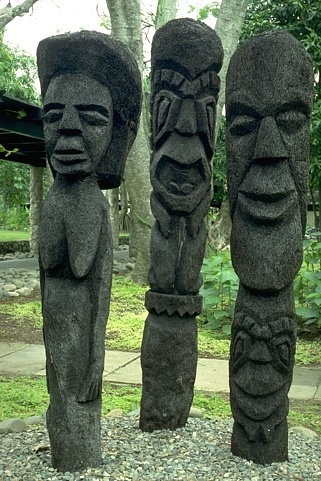
#> input picture BSDS300/images/test/101085.jpg, 321 x 481 px, given in place of 8049.jpg, which was not available
$ python test_multiple.py   (older library calls are emulated)
#> lines starting #> are read from the running program, lines starting #| are printed output that depends on the picture; after the words box and inside, x2 and y2 are one past the last pixel; in counts of white or black regions, pixels touching at a corner belong together; pictures that were not available may be replaced by others from this repository, and a replacement may not be noted
### labelutil.py
import cv2
import numpy as np

def get_random_color():
    """Generate a random color in BGR format."""
    b = np.random.randint(0, 256)
    g = np.random.randint(0, 256)
    r = np.random.randint(0, 256)
    return (b, g, r)

def get_colored_labels(input_labels):
    """Assign random colors to labeled segments, with label 0 remaining black."""
    labels = input_labels.astype(np.int32)
    max_label = np.max(labels)

    # Initialize output image with black background
    label_image = np.zeros((labels.shape[0], labels.shape[1], 3), dtype=np.uint8)

    for label in range(1, int(max_label) + 1):
        mask = (labels == label)
        label_image[mask] = get_random_color()

    return label_image

def get_colored_labels_with_image(input_labels, input_image):
    """Assign mean color of corresponding regions in input_image to labeled segments."""
    labels = input_labels.astype(np.int32)
    image = input_image.copy()
    max_label = np.max(labels)

    # Initialize output image with black background
    label_image = np.zeros_like(image, dtype=np.uint8)

    for label in range(1, max_label + 1):
        mask = (labels == label)
        mean_color = cv2.mean(image, mask=mask.astype(np.uint8))[:3]  # Extract BGR mean values
        label_image[mask] = mean_color

    return label_image

# Load an example image
image = cv2.imread("BSDS300/images/train/8049.jpg")  # Replace with your actual image path
#> image is the input picture: shape (481, 321, 3); mean B, G, R 80.9, 102.6, 87.8

# Generate random labels (for testing purposes)
labels = np.random.randint(0, 5, size=(image.shape[0], image.shape[1]), dtype=np.int32)

# Get the colorized segmentation image
colored_labels = get_colored_labels_with_image(labels, image)
#> in get_colored_labels_with_image, `labels = input_labels.astype(np.int32)`:
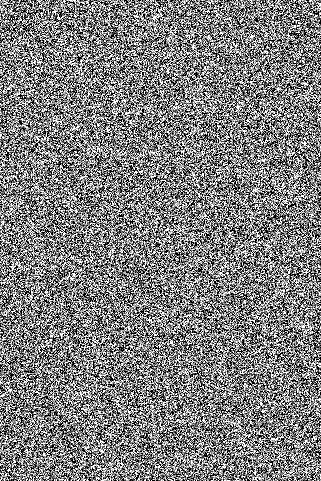
#> labels: shape (481, 321) int32; min 0, max 4, mean 2.01; drawn with min black and max white
#> in get_colored_labels_with_image, `max_label = np.max(labels)`: max_label = 4
#> the loop in get_colored_labels_with_image, `for label in range(1, max_label + 1):` made 4 passes
#> mean_color on passes 1 to 4: (81.46, 103.3, 88.52), (80.47, 101.9, 87.19), (80.92, 102.8, 87.91), (80.89, 102.2, 87.54)
#> pass 1, in get_colored_labels_with_image, `mask = (labels == label)`:
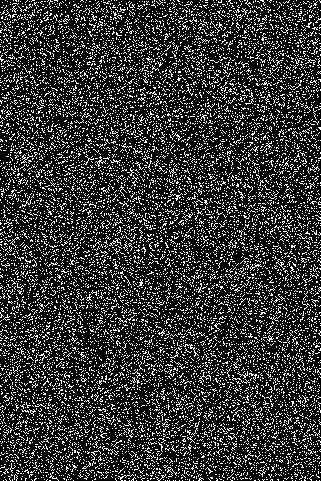
#> mask: shape (481, 321) bool; 20% white in thin lines or dots

# Display results
cv2.imshow("Original Image", image)
cv2.imshow("Colored Labels", colored_labels)
cv2.waitKey(0)
cv2.destroyAllWindows()

### hhts.py
import cv2
import numpy as np
from typing import List, Optional
from bisect import bisect_right

RGB, HSV, LAB = 1, 2, 4  # Define channel flags

class ColorChannel:
    RGB = 1
    HSV = 2
    LAB = 4

def get_channels(image, color_channels, apply_blur=False):
    channels = []
    blur_size = (3, 3)

    if color_channels & ColorChannel.RGB:
        img = image.copy()
        if apply_blur:
            img = cv2.GaussianBlur(img, blur_size, 0)
        b, g, r = cv2.split(img)
        channels.extend([r, g, b])  # OpenCV uses BGR format by default

    if color_channels & HSV:
        img = cv2.cvtColor(image, cv2.COLOR_BGR2HSV)
        if apply_blur:
            img = cv2.GaussianBlur(img, blur_size, 0)
        h, s, v = cv2.split(img)
        channels.extend([h, s, v])

    if color_channels & LAB:
        img = cv2.cvtColor(image, cv2.COLOR_BGR2Lab)
        if apply_blur:
            img = cv2.GaussianBlur(img, blur_size, 0)
        l, a, b = cv2.split(img)
        channels.extend([l, a, b])

    return channels

class split_params:
    def __init__(self, superpixels= None, split_threshold = 0.0,
                 histogram_bins = 16, min_segment_size = 64):
        self.superpixels = superpixels if superpixels is not None else []
        self.split_threshold = split_threshold
        self.histogram_bins = histogram_bins
        self.min_segment_size = min_segment_size

class ChannelInfo:
    def __init__(self, channel, mask, size):
        self.min = int(np.min(channel[mask > 0]))
        self.max = int(np.max(channel[mask > 0]))
        self.width = self.max - self.min

        if self.width < 2:
            self.split_criteria = -1.0
            return

        mean, stddev = cv2.meanStdDev(channel, mask=mask.astype(np.uint8))
        self.split_criteria = (stddev[0, 0] * size * size)

class Label:
    def __init__(self, channels, input_mask, label_size, label_id, split_params):
        self.id = label_id
        self.label_size = label_size
        self.mask = input_mask.copy()
        self.child_min_size = split_params.min_segment_size
        self.label_split_criteria = -1.0
        self.label_split_channel = -1
        self.channel_infos = []

        if not self.is_size_splittable():
            return

        for i, channel in enumerate(channels):
            channel_info = ChannelInfo(channel, self.mask, label_size)
            self.channel_infos.append(channel_info)

            if channel_info.split_criteria > self.label_split_criteria:
                self.label_split_criteria = channel_info.split_criteria
                self.label_split_channel = i

    def is_size_splittable(self):
        return self.label_size/2 >= self.child_min_size

    def is_splittable(self, split_threshold):
        return self.label_split_criteria > split_threshold and self.is_size_splittable()

    def interrupt_split(self, labels, splittable_labels, split_params):
        # Invalidate current label split channel
        self.channel_infos[self.label_split_channel].split_criteria = -1.0

        # Find new best split channel
        self.label_split_criteria = -1.0
        self.label_split_channel = -1
        for i, channel_info in enumerate(self.channel_infos):
            if channel_info.split_criteria > self.label_split_criteria:
                self.label_split_criteria = channel_info.split_criteria
                self.label_split_channel = i

        # Check if the label can still be split
        if self.is_splittable(split_params.split_threshold):
            # Create a list of keys from splittable_labels
            keys = [l.label_split_criteria for l in splittable_labels]

            # Determine the insertion index using the float value of self.label_split_criteria
            index = bisect_right(keys, self.label_split_criteria)

            # Insert self into splittable_labels at the correct position
            splittable_labels.insert(index, self)
        else:
            self.mask = None  # Equivalent to mask.release() in C++

    def split(self, channels, labels, image_size, next_label, splittable_labels, split_params):
        channel = channels[self.label_split_channel]

        # Get threshold value
        threshold_value = get_channel_threshold(channel, self.channel_infos[self.label_split_channel], self.mask, split_params)

        # Prepare masks
        raw_flood_areas = np.zeros(image_size, dtype=np.uint8)
        flood_seeds = []

        # --LOW INTENSITY REGION--
        low_mask = cv2.threshold(channel, threshold_value, 1, cv2.THRESH_BINARY_INV)[1]
        low_mask = cv2.bitwise_and(low_mask, self.mask.astype(np.uint8))

        # Connected components analysis
        CCL_Type = cv2.CCL_DEFAULT
        num_labels, cc_labels, cc_stats, cc_centroids = cv2.connectedComponentsWithStats(low_mask, 4, cv2.CV_32S)
        has_low_labels = False
        flood_seeds = []
        low_mask = None  # Release mask

        for cc_label in range(1, num_labels):
            area = cc_stats[cc_label, cv2.CC_STAT_AREA]
            if area < self.child_min_size:
                raw_flood_areas[cc_labels == cc_label] = 3
                continue

            left = cc_stats[cc_label, cv2.CC_STAT_LEFT]
            top = cc_stats[cc_label, cv2.CC_STAT_TOP]
            width = cc_stats[cc_label, cv2.CC_STAT_WIDTH]
            height = cc_stats[cc_label, cv2.CC_STAT_HEIGHT]

            flood_seed = None
            # Find the first valid pixel in the component
            for dx in range(width):
                for dy in range(height):
                    if cc_labels[top + dy, left + dx] == cc_label:
                        flood_seed = (left + dx, top + dy)
                        break
                if flood_seed:
                    break

            raw_flood_areas[cc_labels == cc_label] = 2
            flood_seeds.append(flood_seed)
            has_low_labels = True

        if not has_low_labels:
            return self.interrupt_split(labels, splittable_labels, split_params)

        # --HIGH INTENSITY REGION--
        high_mask = cv2.threshold(channel, threshold_value, 1, cv2.THRESH_BINARY)[1]
        high_mask = cv2.bitwise_and(high_mask, self.mask.astype(np.uint8))

        num_labels, cc_labels, cc_stats, cc_centroids = cv2.connectedComponentsWithStats(high_mask, 4, cv2.CV_32S)
        has_high_labels = False
        flood_seeds = []
        high_mask = None  # Release mask

        for cc_label in range(1, num_labels):
            area = cc_stats[cc_label, cv2.CC_STAT_AREA]
            if area < self.child_min_size:
                raw_flood_areas[cc_labels == cc_label] = 3
                continue

            left = cc_stats[cc_label, cv2.CC_STAT_LEFT]
            top = cc_stats[cc_label, cv2.CC_STAT_TOP]
            width = cc_stats[cc_label, cv2.CC_STAT_WIDTH]
            height = cc_stats[cc_label, cv2.CC_STAT_HEIGHT]

            flood_seed = None
            # Find the first valid pixel in the component
            for dx in range(width):
                for dy in range(height):
                    if cc_labels[top + dy, left + dx] == cc_label:
                        flood_seed = (left + dx, top + dy)
                        break
                if flood_seed:
                    break

            raw_flood_areas[cc_labels == cc_label] = 4
            flood_seeds.append(flood_seed)
            has_high_labels = True

        if not has_high_labels:
            return self.interrupt_split(labels, splittable_labels, split_params)

        self.mask = None  # Release mask

        # --Flood Filling--
        flooded_first = False
        for seed in flood_seeds:
            y, x = seed  # Unpack the seed coordinates

            # Ensure y and x are within valid range
            if not (0 <= y < raw_flood_areas.shape[0] and 0 <= x < raw_flood_areas.shape[1]):
                # print(f"Skipping out-of-bounds seed: {seed}")
                continue  # Skip invalid coordinates

            if raw_flood_areas[y, x] == 0:
                continue  # Already merged

            flood_size, _, _, _ = cv2.floodFill(raw_flood_areas, None, seed, 6, 1, 1, cv2.FLOODFILL_FIXED_RANGE)
            flood_mask = (raw_flood_areas == 6)
            raw_flood_areas[flood_mask] = 0

            # Create child label
            child_label_id = next_label if flooded_first else self.id
            child_label = Label(channels, flood_mask, flood_size, child_label_id, split_params)

            if flooded_first:
                labels[flood_mask] = child_label_id

            if child_label.is_splittable(split_params.split_threshold):
                splittable_labels.append(child_label)
                splittable_labels.sort(key=lambda lbl: lbl.label_split_criteria, reverse=True)  # Maintain sorted order

            flooded_first = True


def histogram_bin_to_threshold(bin_value, channel_bins, min_val, max_val):
    threshold = min_val + 0.5 * (((max_val - min_val + 1) * (2 * bin_value + 1) / channel_bins) - 1)
    return int(threshold)

def get_channel_threshold(channel, channel_info, mask, split_params):
    channel_bins = min(split_params.histogram_bins, channel_info.width)
    hist_range = [float(channel_info.min), float(channel_info.max) + 1]

    hist = cv2.calcHist([channel], [0], mask.astype(np.uint8), [channel_bins], hist_range)
    hist = hist.T

    # Apply Laplacian filter to histogram to enhance edges
    kernel = np.array([[1, -2, 1]], dtype=np.float32)  # 1D Laplacian
    response_hist = cv2.filter2D(hist, -1, kernel, borderType=cv2.BORDER_REPLICATE)

    # Compute weights for balanced partitions
    balanced_weights = np.zeros(hist.shape, dtype=np.float32)
    balanced_weights[0, 0] = hist[0, 0]

    for b in range(1, balanced_weights.shape[1]):
        balanced_weights[0, b] = balanced_weights[0, b - 1] + hist[0, b]

    max_weight = balanced_weights[0, -1]
    mean_weight = max_weight / 2

    for b in range(balanced_weights.shape[1]):
        value = balanced_weights[0, b]
        weight = 1 / (pow((mean_weight - value) / mean_weight * 2.0, 4) + 1)
        balanced_weights[0, b] = weight

    # Apply weights to response histogram
    response_hist *= balanced_weights

    # Find threshold bin
    threshold_bin = np.argmax(response_hist)
    thresdholdValue = histogram_bin_to_threshold(threshold_bin, channel_bins, channel_info.min, channel_info.max)
    return thresdholdValue

def hhts(image, labels, superpixels, split_threshold, histogram_bins, min_segment_size, color_channels, apply_blur, pre_labels=None):
    size = image.shape[:2]
    channels = get_channels(image, color_channels, apply_blur)

    split_params_obj = split_params(
        superpixels=[superpixels],
        split_threshold=split_threshold,
        histogram_bins=histogram_bins,
        min_segment_size=min_segment_size
    )
    # labels = np.zeros(size, dtype=np.int32)
    splittable_labels = []
    next_label = 1
    # print(split_params_obj.superpixels)

    if pre_labels is None:
        pre_labels = np.ones(size, dtype=np.int32)

    while True:
        max_val = np.max(pre_labels)
        if max_val == 0:
            break  # Processed all pre-labels

        pre_label_pre_id = int(max_val)
        pre_label_id = next_label
        next_label += 1

        pre_label_mask = (pre_labels == pre_label_pre_id).astype(np.uint8)
        pre_labels[pre_label_mask == 1] = 0
        pre_label_size = np.count_nonzero(pre_label_mask)

        pre_label = Label(channels, pre_label_mask, pre_label_size, pre_label_id, split_params_obj)
        labels[pre_label_mask == 1] = pre_label_id

        if pre_label.is_splittable(split_params_obj.split_threshold):
            splittable_labels.append(pre_label)

    output_labels = []
    label_counts = []

    # Sorting function (lower_bound equivalent in Python)
    splittable_labels.sort(key=lambda lbl: lbl.label_split_criteria, reverse=True)
    # Main splitting loop
    while (len(split_params_obj.superpixels) > 0 or split_params_obj.superpixels[0] < 0) and len(splittable_labels) > 0:
        worst_label = splittable_labels.pop(0)
        worst_label.split(channels, labels, size, next_label, splittable_labels, split_params_obj)

        # Check for label output
        while len(split_params_obj.superpixels) > 0 and split_params_obj.superpixels[0] >= 0 and next_label > split_params_obj.superpixels[0]:
            split_params_obj.superpixels.pop(0)

            output_labels.append(labels.copy())  # Store segmentation results
            label_counts.append(next_label)

    # Add remaining segmentation levels
    while len(split_params_obj.superpixels) > 0:
        split_params_obj.superpixels.pop(0)

        output_labels.append(labels.copy())
        label_counts.append(next_label)

    return label_counts, output_labels

### test_multiple.py
import os
import cv2
import numpy as np
import time
from hhts import hhts, ColorChannel
from labelutil import get_colored_labels, get_colored_labels_with_image

def test_multiple_images(input_folder, output_folder, num_images=200):
    """
    Process the first `num_images` images in `input_folder` using HHTS segmentation
    and save the results to `output_folder`. Also computes total and average execution time.

    :param input_folder: Path to the folder containing images.
    :param output_folder: Path to the folder where results will be saved.
    :param num_images: Number of images to process (default: 50).
    """
    sp_count = 500
    min_detail_size = 32

    # Ensure output folder exists
    os.makedirs(output_folder, exist_ok=True)

    # Get list of image files
    image_files = sorted([f for f in os.listdir(input_folder) if f.endswith(('.jpg', '.png', '.jpeg'))])[:num_images]

    total_time = 0  # Track total execution time
    num_processed = 0  # Track number of successfully processed images

    for idx, image_name in enumerate(image_files):
        image_path = os.path.join(input_folder, image_name)
        image = cv2.imread(image_path, cv2.IMREAD_COLOR)

        if image is None:
            print(f"Error: Could not load {image_name}. Skipping...")
            continue

        # Initialize labels matrix
        labels = np.zeros((image.shape[0], image.shape[1]), dtype=np.int32)

        # Measure execution time for this image
        start_time = time.time()

        # Perform HHTS segmentation
        label_count = hhts(
            image,
            labels,
            sp_count,
            split_threshold=0,
            histogram_bins=64,
            min_segment_size=min_detail_size,
            color_channels=ColorChannel.RGB | ColorChannel.LAB | ColorChannel.HSV,
            apply_blur=False,
            pre_labels=None,
        )

        elapsed_time = time.time() - start_time
        total_time += elapsed_time
        num_processed += 1

        # print(f"[{idx+1}/{len(image_files)}] Processed {image_name} in {elapsed_time:.4f} seconds")

        # Generate colored label images
        mean_labels = get_colored_labels_with_image(labels, image)
        random_labels = get_colored_labels(labels)

        # Save results
        cv2.imwrite(os.path.join(output_folder, f"{image_name}_MeanLabels.jpg"), mean_labels)
        cv2.imwrite(os.path.join(output_folder, f"{image_name}_RandomLabels.jpg"), random_labels)

    # Compute total and average time
    if num_processed > 0:
        average_time = total_time / num_processed
        print(f"\nTotal processing time: {total_time:.4f} seconds")
        print(f"Average time per image: {average_time:.4f} seconds")
    else:
        print("\nNo images were processed.")

    print(f"Processing complete! Results saved in '{output_folder}'.")

# Example usage:
input_folder = "BSDS300/images/test"
output_folder = "BSDS300/results/test"
test_multiple_images(input_folder, output_folder, num_images=100)
#> in get_channels, `img = cv2.cvtColor(image, cv2.COLOR_BGR2HSV)`: img: shape (481, 321, 3); mean H, S, V 59.3, 69.5, 102.9
#> in get_channels, `img = cv2.cvtColor(image, cv2.COLOR_BGR2Lab)`: img: shape (481, 321, 3); mean of channels 0, 1, 2 103.2, 118.4, 137.8
#> in get_channels, `l, a, b = cv2.split(img)`:
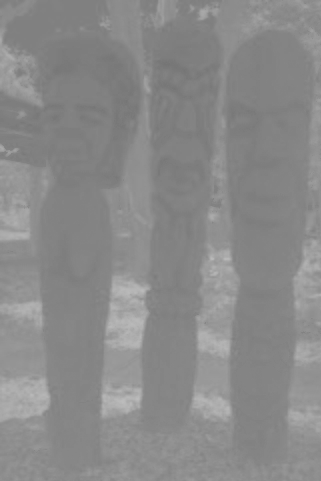
#> b: shape (481, 321); min 117, max 188, mean 137.8
#> in hhts, `channels = get_channels(image, color_channels, apply_blur)`: channels = 9 items
#> the loop in hhts, `while True:` made 2 passes
#> pre_label_size on pass 1: 154401
#> max_val on pass 2: 0
#> after the loop in hhts, `while True:`: labels: shape (481, 321) int32; every value is 1
#> after the loop in hhts, `while True:`: pre_labels: shape (481, 321) int32; every value is 0
#> after the loop in hhts, `while True:`: next_label = 2; splittable_labels = 1 item
#> the loop in hhts, `while (len(split_params_obj.superpixels) > 0 or split_params_obj.super..` made 32 passes
#> threshold_value in split on passes 1 to 3: 249, 3, 33
#> pass 1, in split, `low_mask = cv2.threshold(channel, threshold_value, 1, cv2.THRESH_BINAR..`:
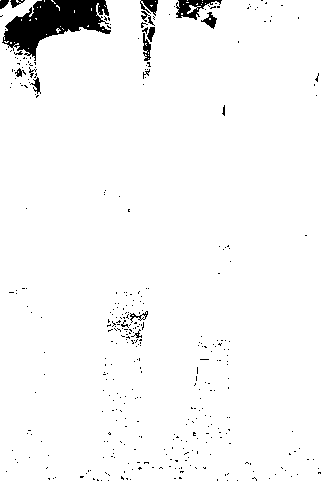
#> low_mask: shape (481, 321); values 0 (black) and 1 (white), 96.5% white; 366 black regions (349 under 20 px), largest, box (x1, y1, x2, y2) and area: (2, 0, 111, 61) 3258, (176, 0, 222, 20) 413, (140, 0, 158, 16) 168
#> pass 1, in split, `num_labels, cc_labels, cc_stats, cc_centroids = cv2.connectedComponent..`:
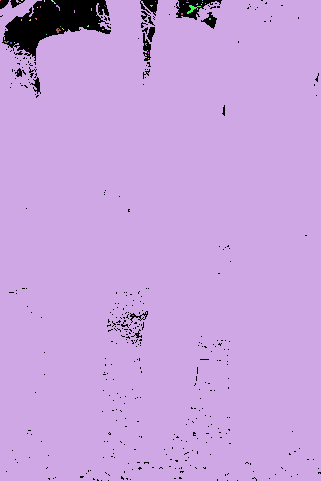
#> cc_labels: shape (481, 321) int32; 47 distinct labels, from 0 to 46; one colour per label, 0 black
#> pass 1, in split, `num_labels, cc_labels, cc_stats, cc_centroids = cv2.connectedComponent..`:
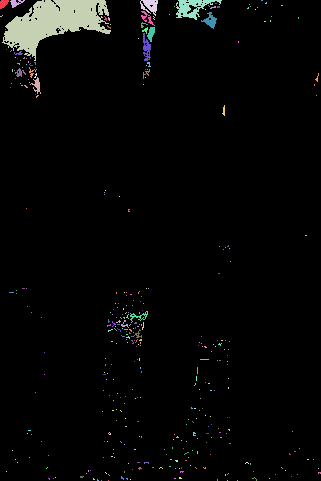
#> cc_labels: shape (481, 321) int32; 367 distinct labels, from 0 to 366; one colour per label, 0 black
#> after the loop in hhts, `while (len(split_params_obj.superpixels) > 0 or split_params_obj.super..`: labels: shape (481, 321) int32; values 1 (black) and 2 (white), 2.4% white; 10 white regions (3 under 20 px), largest, box (x1, y1, x2, y2) and area: (2, 0, 111, 61) 3314, (143, 33, 151, 61) 134, (201, 12, 217, 29) 122
#> the loop in hhts, `while len(split_params_obj.superpixels) > 0:` made 1 pass
#> after the loop in get_colored_labels, `for label in range(1, int(max_label) + 1):`:
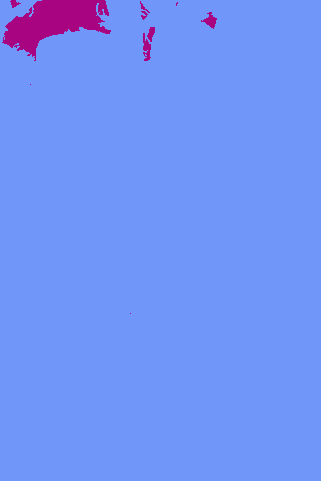
#> label_image: shape (481, 321, 3); mean of channels 0, 1, 2 246.1, 146.4, 114.3; drawn as B, G, R
#> pass 2 of the loop in test_multiple_images, `for idx, image_name in enumerate(image_files):`:
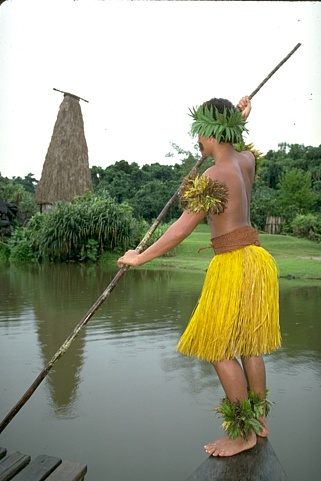
#> input picture BSDS300/images/test/101087.jpg, 321 x 481 px
#> in test_multiple_images, image is the input picture: shape (481, 321, 3); mean B, G, R 133.6, 156.2, 153
#> the loop in hhts (call 2), `while (len(split_params_obj.superpixels) > 0 or split_params_obj.super..` made 3 passes
#> pass 1, in split (call 33), `low_mask = cv2.threshold(channel, threshold_value, 1, cv2.THRESH_BINAR..`:
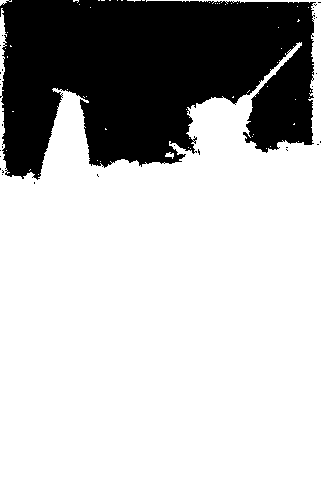
#> low_mask: shape (481, 321); values 0 (black) and 1 (white), 72.3% white; 30 black regions (29 under 20 px), largest, box (x1, y1, x2, y2) and area: (0, 0, 316, 180) 42707
#> after the loop in hhts (call 2), `while (len(split_params_obj.superpixels) > 0 or split_params_obj.super..`:
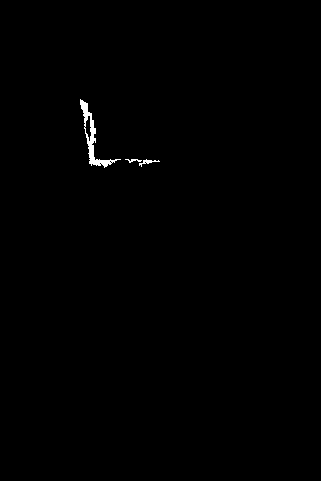
#> labels: shape (481, 321) int32; values 1 (black) and 2 (white), 0.39% white; 3 white regions, box (x1, y1, x2, y2) and area: (80, 99, 121, 168) 510, (139, 159, 160, 167) 53, (125, 159, 142, 163) 32
#> the loop in hhts (call 2), `while len(split_params_obj.superpixels) > 0:` made 1 pass
